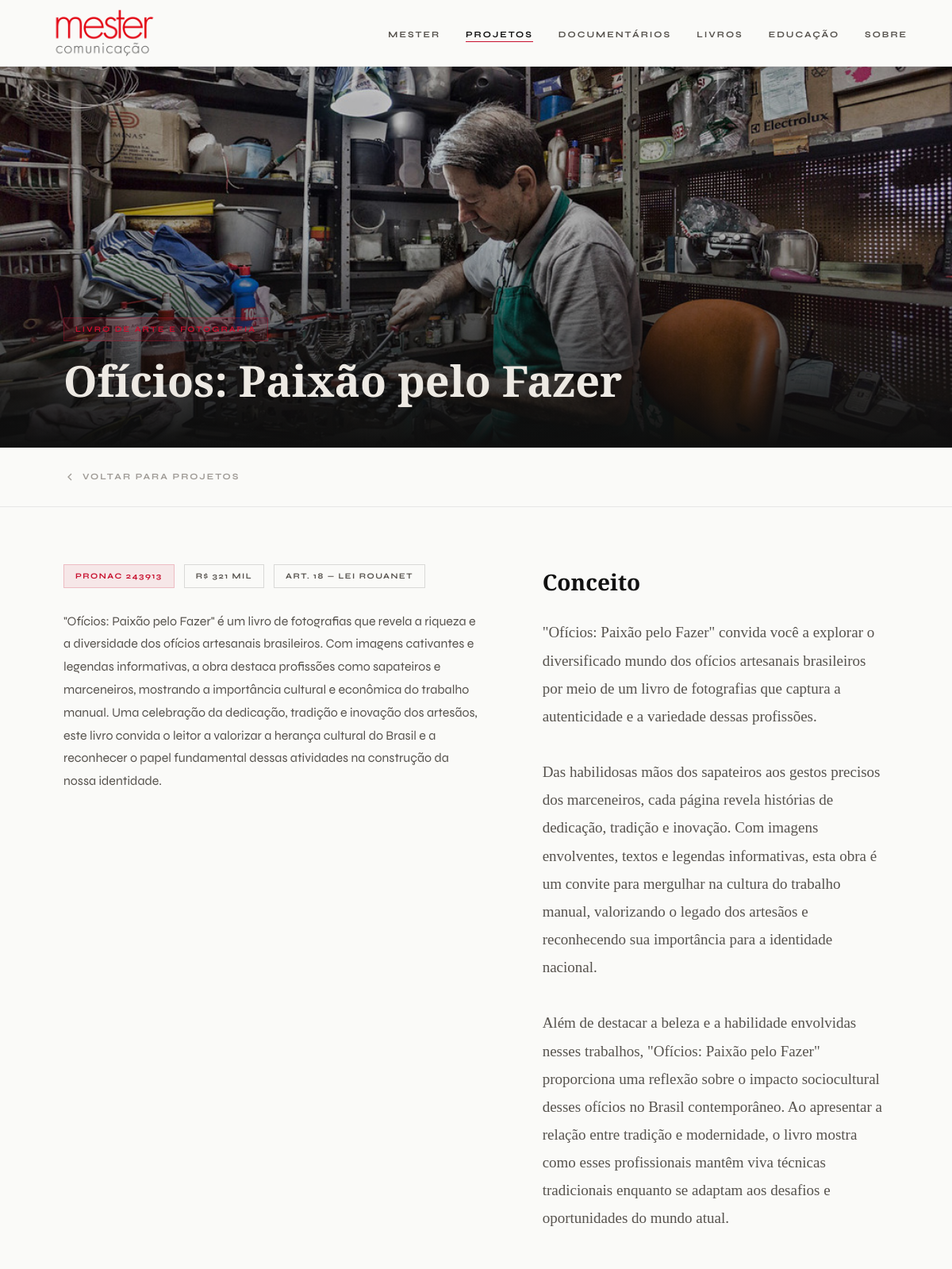
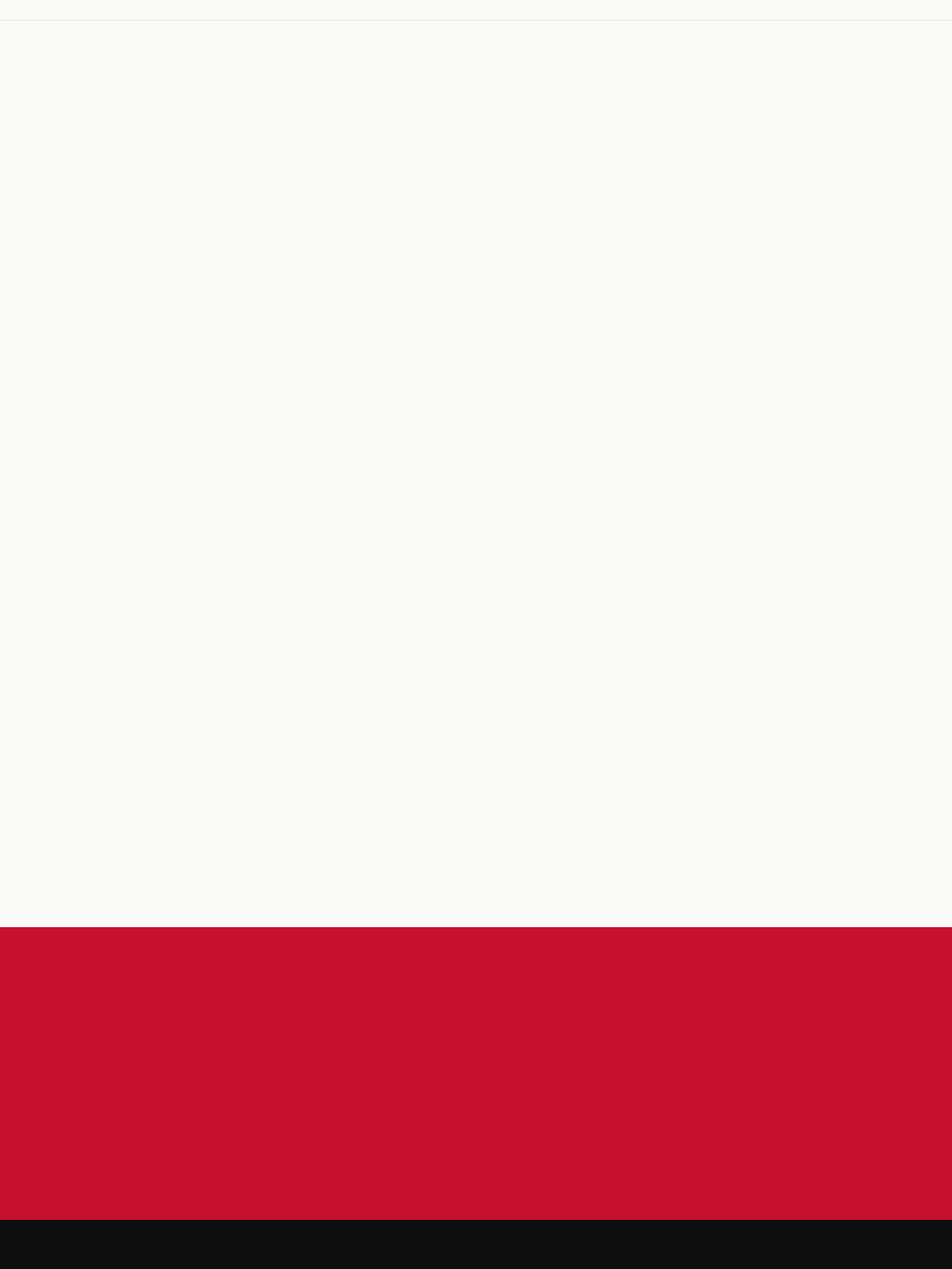
Page /projetos/oficios-paixao-pelo-fazer/ (upper part) on the committed database (2 pictures, top to bottom).
### core/models.py (models this page shows, shortened)
class ProjetoPreAprovado(models.Model):
    TIPO_CHOICES = [
        ('documentario', 'Documentário'),
        ('livro', 'Livro de Arte e Fotografia'),
    ]
    CATEGORIA_CHOICES = [
        ('sustentabilidade', 'Sustentabilidade'),
        ('brasilidade', 'Brasilidade'),
        ('diversos', 'Diversos'),
    ]
    titulo = models.CharField('Título', max_length=200)
    slug = models.SlugField('Slug', max_length=200, unique=True)
    descricao = models.TextField('Descrição')
    conceito = models.TextField('Conceito', blank=True,
        help_text='Texto detalhado sobre o conceito do projeto (para página de detalhe).')
    tipo = models.CharField(
        'Tipo', max_length=30,
        choices=TIPO_CHOICES, default='documentario',
    )
    categoria = models.CharField(
        'Categoria', max_length=30,
        choices=CATEGORIA_CHOICES, default='sustentabilidade',
    )
    pronac = models.CharField('PRONAC', max_length=20)
    valor = models.CharField('Valor', max_length=50,
        help_text='Ex: R$ 889 mil')
    duracao = models.CharField('Duração / Formato', max_length=100, blank=True,
        help_text='Ex: 52 min, 70 min, Livro de arte e fotografia')
    imagem = models.ImageField(
        'Imagem',
        upload_to='pre_aprovados/fotos/',
        blank=True,
        help_text='Foto principal do projeto para o card.',
    )
    contrapartidas = models.TextField('Contrapartidas', blank=True,
        help_text='Lista de contrapartidas específicas do projeto (para detalhe).')
    sobre_autor = models.TextField('Sobre o Autor', blank=True,
        help_text='Texto sobre o autor/diretor (para detalhe).')
    tem_detalhe = models.BooleanField('Tem página de detalhe', default=False,
        help_text='Marque para habilitar a página de detalhe deste projeto.')
    ativo = models.BooleanField('Ativo', default=True)
    ordem = models.PositiveIntegerField('Ordem', default=0)
    class Meta:
        ordering = ['categoria', 'ordem']
        verbose_name = 'Projeto Pré-Aprovado'
        verbose_name_plural = 'Projetos Pré-Aprovados'

### core/views.py (the view)
# urls.py: path('projetos/<slug:slug>/', views.projeto_detalhe, name='projeto_detalhe'),
def projeto_detalhe(request, slug):
    projeto = get_object_or_404(ProjetoPreAprovado, slug=slug, ativo=True, tem_detalhe=True)
    return render(request, 'core/projeto_detalhe.html', {
        'projeto': projeto,
    })

### core/templates/core/projeto_detalhe.html (shortened to what this page needs)
{% extends 'core/base.html' %}
{% load static %}
{% block content %}
<div id="page-pa-detalhe">
  <section class="pa-hero">
    {% if projeto.imagem %}
    <div class="pa-hero-img-wrap">
      <img src="{{ projeto.imagem.url }}" alt="{{ projeto.titulo }}">
      <div class="pa-hero-overlay"></div>
    </div>
    {% else %}
    <div class="pa-hero-noposter"></div>
    {% endif %}
    <div class="pa-hero-content">
      <span class="pa-hero-badge reveal">{{ projeto.get_tipo_display }}</span>
      <h1 class="pa-hero-title reveal">{{ projeto.titulo }}</h1>
    </div>
  </section>
  <a href="{% url 'core:projetos' %}" class="pa-back">
    <svg viewBox="0 0 24 24" fill="none" stroke="currentColor" stroke-width="2"><polyline points="15 18 9 12 15 6"/></svg>
    Voltar para projetos
  </a>
  <div class="pa-info reveal">
    <div>
      <div class="pa-info-meta">
        <span class="pa-info-tag accent">Pronac {{ projeto.pronac }}</span>
        <span class="pa-info-tag">{{ projeto.valor }}</span>
        <span class="pa-info-tag">Art. 18 — Lei Rouanet</span>
      </div>
      <p class="pa-info-desc">{{ projeto.descricao }}</p>
    </div>
    {% if projeto.conceito %}
    <div>
      <h2 class="pa-conceito-title">Conceito</h2>
      <div class="pa-conceito-text">{{ projeto.conceito|linebreaksbr }}</div>
    </div>
    {% endif %}
  </div>
  <section class="pa-cta">
  </section>
</div>
{% endblock %}

### core/templates/core/base.html (style rules this page uses)
*, *::before, *::after { box-sizing: border-box; margin: 0; padding: 0; }
:root { --white: #FAFAF8; --gray-1: #F3F1ED; --gray-2: #E9E6E1; --gray-3: #DDD9D3; --gray-4: #D0CBC3; --black: #0E0E0E; --black-2: #1A1A1A; --text: #111111; --text-dim: #57534E; --text-muted: #A09C97; --red: #C8102E; --red-dark: #9E0D24; --red-light: rgba(200,16,46,0.08); --border: rgba(17,17,17,0.08); --border-md: rgba(17,17,17,0.14); --serif: 'Cormorant Garamond', Georgia, serif; --sans: 'Syne', sans-serif; --ease: cubic-bezier(0.4,0,0.2,1); }
html { scroll-behavior: smooth; }
body { font-family: var(--sans); background: var(--white); color: var(--text); line-height: 1.6; overflow-x: hidden; }
.reveal { opacity: 0; transform: translateY(24px); transition: opacity 0.7s var(--ease), transform 0.7s var(--ease); }
.reveal.in { opacity: 1; transform: translateY(0); }

### core/templates/core/projeto_detalhe.html (style rules this page uses)
#page-pa-detalhe { background: var(--white); }
.pa-hero { position: relative; padding-top: 84px; background: var(--black); }
.pa-hero-img-wrap { width: 100%; max-height: 60vh; overflow: hidden; }
.pa-hero-img-wrap img { width: 100%; height: 100%; object-fit: cover; max-height: 60vh; filter: brightness(0.8); }
.pa-hero-overlay { position: absolute; bottom: 0; left: 0; right: 0; height: 50%; background: linear-gradient(to top, var(--black), transparent); }
.pa-hero-content { position: absolute; bottom: 0; left: 0; right: 0; padding: 0 80px 56px; z-index: 2; }
.pa-hero-badge { display: inline-block; font-size: 10px; font-weight: 700; letter-spacing: 2px; text-transform: uppercase; padding: 6px 14px; background: rgba(200,16,46,0.12); border: 1px solid rgba(200,16,46,0.3); color: var(--red); margin-bottom: 20px; }
.pa-hero-title { font-family: var(--serif); font-size: clamp(36px, 4.5vw, 56px); font-weight: 600; color: #EDE9E3; line-height: 1.08; }
.pa-back { display: inline-flex; align-items: center; gap: 8px; padding: 28px 80px; font-size: 11px; font-weight: 700; letter-spacing: 2px; text-transform: uppercase; color: var(--text-muted); text-decoration: none; transition: color 0.2s; border-bottom: 1px solid var(--border); width: 100%; }
.pa-back svg { width: 16px; height: 16px; }
.pa-info { display: grid; grid-template-columns: 1.2fr 1fr; gap: 80px; padding: 72px 80px; max-width: 1280px; border-bottom: 1px solid var(--border); }
.pa-info-meta { display: flex; flex-wrap: wrap; gap: 12px; margin-bottom: 28px; }
.pa-info-tag { font-size: 10px; font-weight: 700; letter-spacing: 1.5px; text-transform: uppercase; padding: 6px 14px; border: 1px solid var(--border-md); color: var(--text-dim); }
.pa-info-tag.accent { background: var(--red-light); border-color: rgba(200,16,46,0.2); color: var(--red); }
.pa-info-desc { font-size: 16px; color: var(--text-dim); line-height: 1.8; }
.pa-conceito-title, .pa-contra-title, .pa-autor-title { font-family: var(--serif); font-size: 28px; font-weight: 600; color: var(--text); margin-bottom: 24px; }
.pa-conceito-text { font-family: var(--serif); font-size: 19px; color: var(--text-dim); line-height: 1.85; }
.pa-cta { padding: 80px; background: var(--red); text-align: center; }

### rows in the picture
ProjetoPreAprovado: imagem (picture), tipo "LIVRO DE ARTE E FOTOGRAFIA", titulo "Ofícios: Paixão pelo Fazer", pronac "243913", valor "R$ 321 MIL", descricao "\"Ofícios: Paixão pelo Fazer\" é um livro de fotografias que revela a riqueza e a diversidade dos ofícios artesanais brasileiros. Com imagens cativantes e legendas informativas, a obra destaca profissões como sapateiros e marceneiros, mostrando a importância cultural e econômica do trabalho manual. Uma celebração da dedicação, tradição e inovação dos artesãos, este livro convida o leitor a valorizar a herança cultural do Brasil e a reconhecer o papel fundamental dessas atividades na construção da nossa identidade.", conceito "\"Ofícios: Paixão pelo Fazer\" convida você a explorar o diversificado mundo dos ofícios artesanais brasileiros por meio de um livro de fotografias que captura a autenticidade e a variedade dessas profissões. Das habilidosas mãos dos sapateiros aos gestos precisos dos marceneiros, cada página revela histórias de dedicação, tradição e inovação. Com imagens envolventes, textos e legendas informativas, esta obra é um convite para mergulhar na cultura do trabalho manual, valorizando o legado dos artesãos e reconhecendo sua importância para a identidade nacional. Além de destacar a beleza e a habilidade envolvidas nesses trabalhos, \"Ofícios: Paixão pelo Fazer\" proporciona uma reflexão sobre o…"
